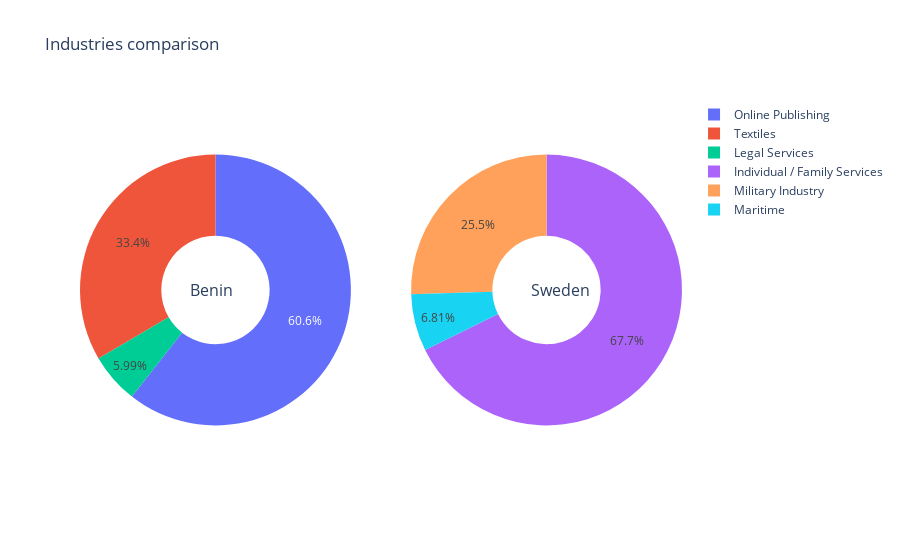

Here is the notebook cell this chart was saved with:
### Code cell
import plotly.express as px

df5 = pd.read_sql('select industry, sum(num_employees) from organizations where country = \'Benin\' group by industry', con=engine1) # use engine1 from previous cell
df6 = pd.read_sql('select industry, sum(num_employees) from organizations where country = \'Sweden\' group by industry', con=engine1) # use engine1 from previous cell

import plotly.graph_objects as go
from plotly.subplots import make_subplots

# Create subplots: use 'domain' type for Pie subplot
fig = make_subplots(rows=1, cols=2, specs=[[{'type':'domain'}, {'type':'domain'}]])
fig.add_trace(go.Pie(labels=df5['industry'], values=df5['sum'], name="Benin"),
              1, 1)
fig.add_trace(go.Pie(labels=df6['industry'], values=df6['sum'], name="Sweden"),
              1, 2)

# Use `hole` to create a donut-like pie chart
fig.update_traces(hole=.4, hoverinfo="label+percent+name")

fig.update_layout(
    title_text="Industries comparison",
#    # Add annotations in the center of the donut pies.
     annotations=[dict(text='Benin', x=0.18, y=0.5, font_size=16, showarrow=False),
                 dict(text='Sweden', x=0.85, y=0.5, font_size=16, showarrow=False)])
fig.show()

### Figure 1 — Plotly figure (JSON) as saved in the notebook; plotly's stock layout.template omitted (floating-point values rounded to 4 significant figures)
{"data": [{"domain": {"x": [0, 0.45], "y": [0, 1]}, "hole": 0.4, "hoverinfo": "label+percent+name", "labels": ["Legal Services", "Online Publishing", "Textiles"], "name": "Benin", "type": "pie", "values": [696, 7034, 3881]}, {"domain": {"x": [0.55, 1], "y": [0, 1]}, "hole": 0.4, "hoverinfo": "label+percent+name", "labels": ["Individual / Family Services", "Maritime", "Military Industry"], "name": "Sweden", "type": "pie", "values": [7645, 769, 2880]}], "layout": {"annotations": [{"font": {"size": 16}, "showarrow": false, "text": "Benin", "x": 0.18, "y": 0.5}, {"font": {"size": 16}, "showarrow": false, "text": "Sweden", "x": 0.85, "y": 0.5}], "title": {"text": "Industries comparison"}}}
